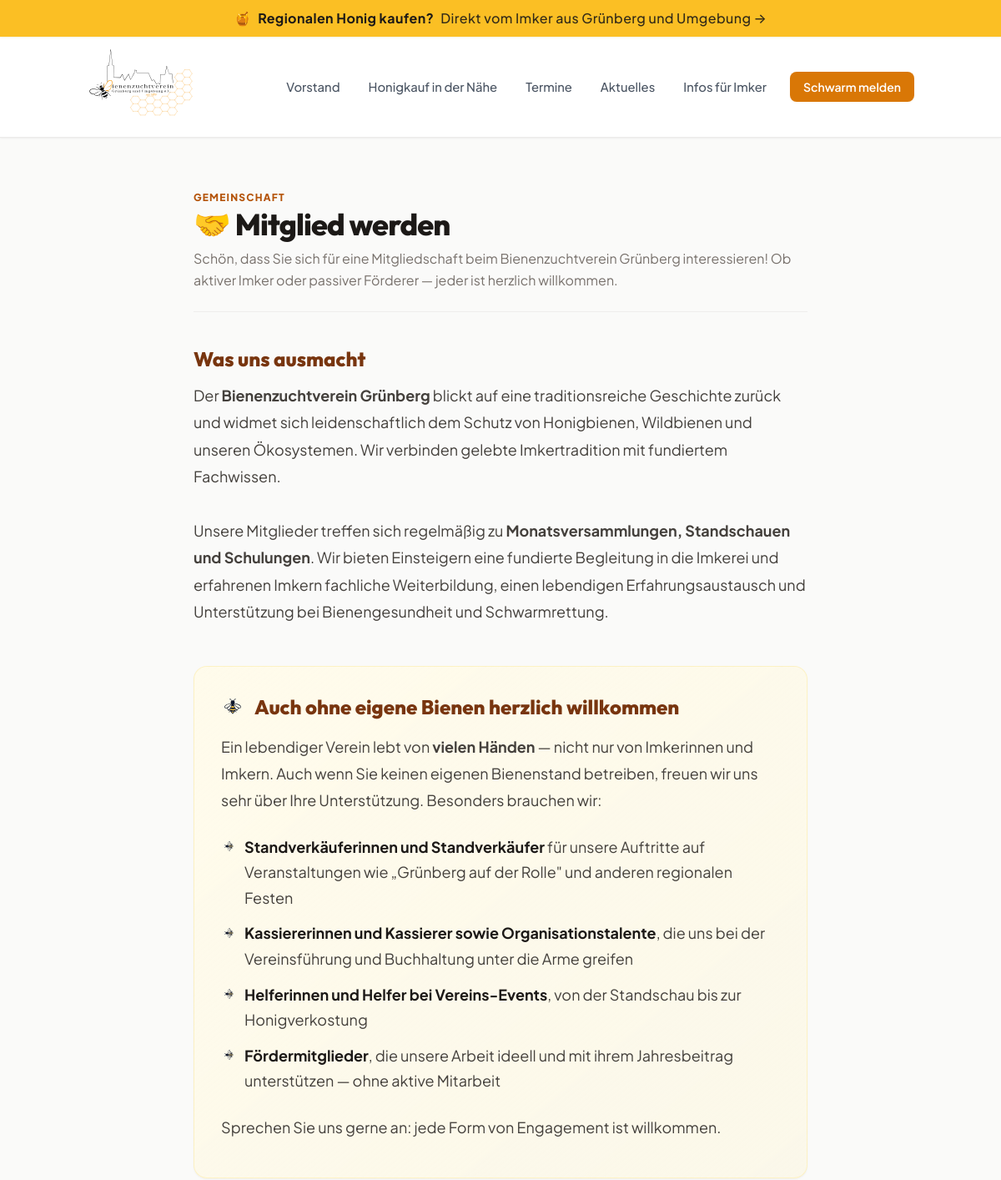
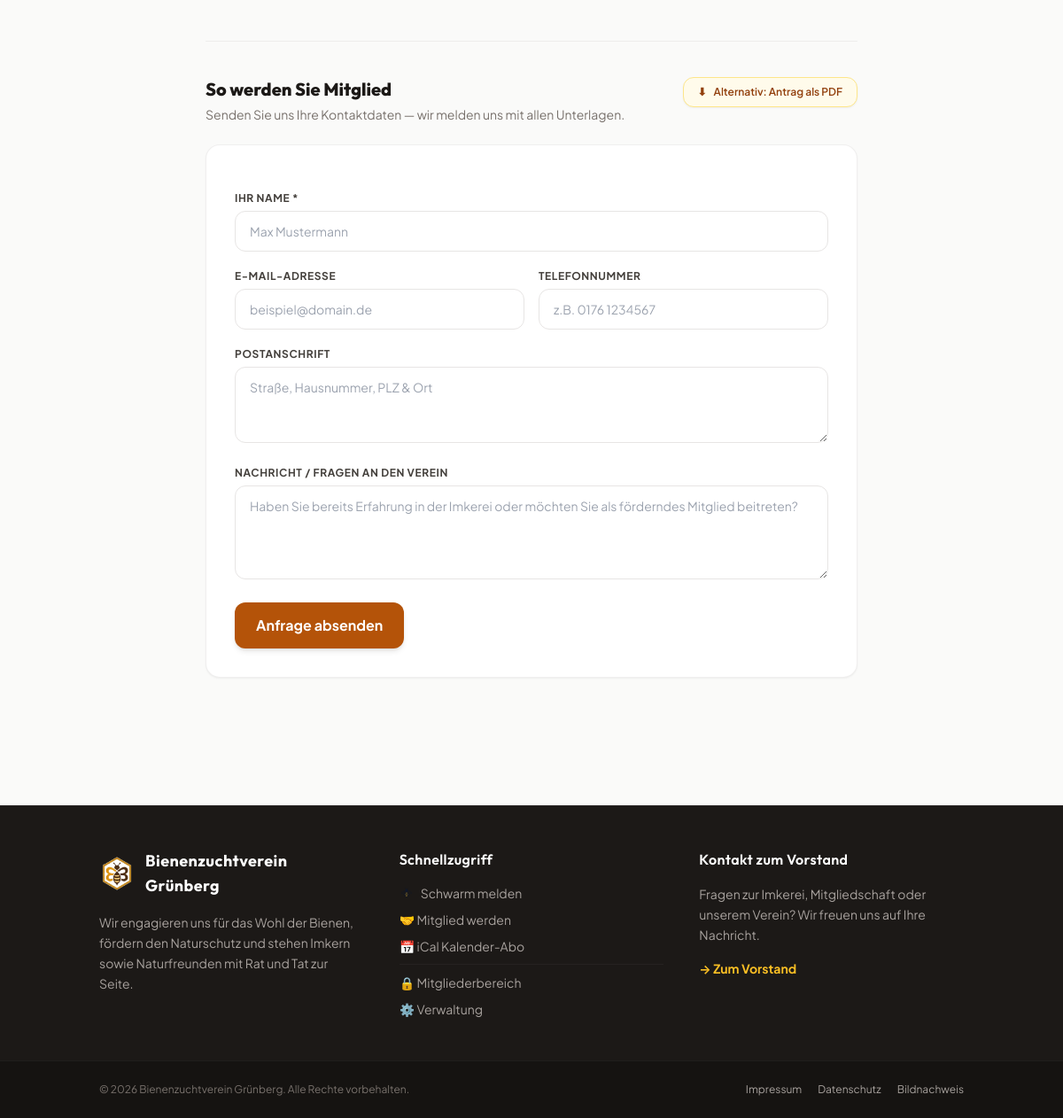
The app's page /mitglied-werden.php with its own data (2 pictures, top to bottom).
### tables this page shows
CREATE TABLE page_blocks (
    slug          VARCHAR(100) NOT NULL,
    title         VARCHAR(255) DEFAULT NULL,
    body          MEDIUMTEXT,
    updated_at    DATETIME NOT NULL DEFAULT CURRENT_TIMESTAMP ON UPDATE CURRENT_TIMESTAMP,
    updated_by    INT UNSIGNED DEFAULT NULL,
    PRIMARY KEY (slug)
);

### library/Helpers.php (called while the page is built, shortened)
<?php
function h(?string $s): string
{
    return htmlspecialchars((string)$s, ENT_QUOTES | ENT_SUBSTITUTE, 'UTF-8');
}
function clean_html(?string $html): string
{
    $allowed = '<p><br><strong><em><b><i><u><ul><ol><li><a><h1><h2><h3><h4><blockquote><div><del><pre><code>';
    $clean = strip_tags($html, $allowed);
    $clean = preg_replace_callback('/<a\s+([^>]*)>/i', static function ($m) {
        $attrs = $m[1];
        $href  = '';
        if (preg_match('/href\s*=\s*"([^"]*)"/i', $attrs, $hm)) $href = $hm[1];
        elseif (preg_match("/href\s*=\s*'([^']*)'/i", $attrs, $hm)) $href = $hm[1];
        if (!preg_match('#^(https?:|mailto:|tel:|/)#i', $href)) {
            return '';
        }
        $title  = '';
        if (preg_match('/title\s*=\s*"([^"]*)"/i', $attrs, $tm)) $title = $tm[1];
        $target = (preg_match('/target\s*=\s*"_blank"/i', $attrs)) ? ' target="_blank" rel="noopener noreferrer"' : '';
        return '<a href="' . h($href) . '"' . ($title ? ' title="' . h($title) . '"' : '') . $target . '>';
    }, $clean) ?? '';
    return $clean;
}
function nav_active(string $path, string $current): string
{
    return ($path === $current) ? ' aria-current="page" class="font-semibold text-amber-700"' : '';
}
function webcal_url(string $path = '/termine.ics'): string
{
    $host = $_SERVER['HTTP_HOST'] ?? 'bienenzuchtverein-gruenberg.de';
    return 'webcal://' . $host . $path;
}
function block(string $slug, string $default = ''): string
{
    static $cache = [];
    if (!array_key_exists($slug, $cache)) {
        try {
            $stmt = Database::pdo()->prepare("SELECT body FROM page_blocks WHERE slug = ?");
            $stmt->execute([$slug]);
            $cache[$slug] = $stmt->fetchColumn();
        } catch (Throwable $e) {
            $cache[$slug] = false;
        }
    }
    return $cache[$slug] !== false ? (string)$cache[$slug] : $default;
}
function block_html(string $slug, string $default = ''): string
{
    return clean_html(block($slug, $default));
}
function lib_autoload(string $class): void
{
    $file = __DIR__ . '/' . $class . '.php';
}

### library/Database.php (called while the page is built, shortened)
<?php
final class Database
{
    private static ?PDO $pdo = null;
    public static function pdo(): PDO
    {
        if (self::$pdo !== null) {
            return self::$pdo;
        }
        if (defined('DB_SOCKET') && DB_SOCKET) {
            $dsn = sprintf('mysql:unix_socket=%s;dbname=%s;charset=utf8mb4', DB_SOCKET, DB_NAME);
        } else {
            $dsn = sprintf('mysql:host=%s;port=%d;dbname=%s;charset=utf8mb4',
                DB_HOST, DB_PORT, DB_NAME);
        }
        self::$pdo = new PDO($dsn, DB_USER, DB_PASS, [
            PDO::ATTR_ERRMODE            => PDO::ERRMODE_EXCEPTION,
            PDO::ATTR_DEFAULT_FETCH_MODE => PDO::FETCH_ASSOC,
            PDO::ATTR_EMULATE_PREPARES   => false,
            (defined('Pdo\Mysql::ATTR_INIT_COMMAND') ? \Pdo\Mysql::ATTR_INIT_COMMAND : PDO::MYSQL_ATTR_INIT_COMMAND)
                => 'SET NAMES utf8mb4 COLLATE utf8mb4_unicode_ci',
        ]);
        return self::$pdo;
    }
}

### public/mitglied-werden.php (the view, shortened to what this page needs)
<?php
$sent  = false;
Templates::header('Mitglied werden', '/mitglied-werden.php');
?>
<section class="max-w-3xl mx-auto px-4 py-12 md:py-16">
  <div class="border-b border-stone-200/60 pb-6 mb-10">
    <div class="text-xs uppercase tracking-widest text-honey-700 font-extrabold mb-1" data-edit-resource="page_blocks" data-edit-id="mitglied.eyebrow">
      <?= h(block('mitglied.eyebrow', 'Gemeinschaft')) ?>
    </div>
    <h1 class="text-3xl md:text-4xl font-display font-extrabold text-stone-900 tracking-tight" data-edit-resource="page_blocks" data-edit-id="mitglied.title">
      <?= h(block('mitglied.title', '🤝 Mitglied werden')) ?>
    </h1>
    <p class="text-stone-500 mt-2 text-base leading-relaxed" data-edit-resource="page_blocks" data-edit-id="mitglied.intro">
      <?= h(block('mitglied.intro', 'Schön, dass Sie sich für eine Mitgliedschaft beim Bienenzuchtverein Grünberg interessieren! Ob aktiver Imker oder passiver Förderer — jeder ist herzlich willkommen.')) ?>
    </p>
  </div>
  <section class="mb-12">
    <h2 class="text-2xl font-display font-extrabold text-honey-900 mb-3" data-edit-resource="page_blocks" data-edit-id="mitglied.verein.title">
      <?= h(block('mitglied.verein.title', 'Was uns ausmacht')) ?>
    </h2>
    <div class="prose-bzv text-stone-700 leading-relaxed [&>p]:my-3" data-edit-resource="page_blocks" data-edit-id="mitglied.verein.body">
      <?= block_html('mitglied.verein.body', '') ?>
    </div>
  </section>
  <section class="mb-12 bg-gradient-to-br from-amber-50 to-amber-100/30 border border-amber-200/40 rounded-2xl p-6 md:p-8 shadow-sm">
    <h2 class="text-xl md:text-2xl font-display font-extrabold text-honey-900 flex items-center gap-3" data-edit-resource="page_blocks" data-edit-id="mitglied.rollen.title">
      <img src="/assets/bee.svg" alt="" class="w-7 h-7 shrink-0">
      <span><?= h(block('mitglied.rollen.title', 'Auch ohne eigene Bienen herzlich willkommen')) ?></span>
    </h2>
    <div class="prose-bzv mt-4 text-stone-700 leading-relaxed [&>p]:my-3" data-edit-resource="page_blocks" data-edit-id="mitglied.rollen.body">
      <?= block_html('mitglied.rollen.body', '') ?>
    </div>
  </section>
  <section id="formular" class="scroll-mt-24 border-t border-stone-200/60 pt-10">
    <?php if ($sent): ?>
      <div class="bg-emerald-50 border border-emerald-200 text-emerald-950 rounded-2xl p-6 md:p-8 text-center shadow-sm">
        <span class="text-4xl">🎉</span>
        <h3 class="font-display font-extrabold text-emerald-900 text-xl mt-3" data-edit-resource="page_blocks" data-edit-id="mitglied.success.title">
          <?= h(block('mitglied.success.title', 'Anfrage erfolgreich übermittelt!')) ?>
        </h3>
        <p class="text-sm mt-2 leading-relaxed text-emerald-800" data-edit-resource="page_blocks" data-edit-id="mitglied.success.body">
          <?= h(block('mitglied.success.body', 'Vielen Dank für Ihr Interesse! Wir haben Ihre Beitrittsanfrage erhalten und werden uns in Kürze mit den entsprechenden Unterlagen bei Ihnen melden.')) ?>
        </p>
      </div>
    <?php else: ?>
      <div class="flex flex-col sm:flex-row sm:items-start sm:justify-between gap-4 mb-6">
        <div>
          <h2 class="text-xl font-display font-extrabold text-stone-900" data-edit-resource="page_blocks" data-edit-id="mitglied.form.title">
            <?= h(block('mitglied.form.title', 'So werden Sie Mitglied')) ?>
          </h2>
          <p class="text-sm text-stone-500 mt-1">
            Senden Sie uns Ihre Kontaktdaten — wir melden uns mit allen Unterlagen.
          </p>
        </div>
        <a href="/downloads/mitgliedsantrag.pdf"
           class="inline-flex items-center gap-2 shrink-0 bg-amber-50 hover:bg-amber-100 border border-amber-200 text-honey-800 font-semibold px-4 py-2 rounded-xl text-xs transition-colors shadow-sm">
          <span>⬇</span> Alternativ: Antrag als PDF
        </a>
      </div>
      <form method="post" class="space-y-5 bg-white border border-stone-200/60 rounded-2xl p-6 md:p-8 shadow-sm">
        <div>
          <label class="block text-stone-700 text-xs font-bold uppercase tracking-wider mb-1.5">Ihr Name *</label>
          <input type="text" name="name" required placeholder="Max Mustermann"
                 class="w-full border border-stone-200 rounded-xl px-4 py-3 text-sm focus:border-honey-500 focus:ring-2 focus:ring-honey-200/50 transition-all outline-none">
        </div>
        <div class="grid sm:grid-cols-2 gap-4">
          <div>
            <label class="block text-stone-700 text-xs font-bold uppercase tracking-wider mb-1.5">E-Mail-Adresse</label>
            <input type="email" name="email" placeholder="beispiel@domain.de"
                   class="w-full border border-stone-200 rounded-xl px-4 py-3 text-sm focus:border-honey-500 focus:ring-2 focus:ring-honey-200/50 transition-all outline-none">
          </div>
          <div>
            <label class="block text-stone-700 text-xs font-bold uppercase tracking-wider mb-1.5">Telefonnummer</label>
            <input type="tel" name="phone" placeholder="z.B. 0176 1234567"
                   class="w-full border border-stone-200 rounded-xl px-4 py-3 text-sm focus:border-honey-500 focus:ring-2 focus:ring-honey-200/50 transition-all outline-none">
          </div>
        </div>
        <div>
          <label class="block text-stone-700 text-xs font-bold uppercase tracking-wider mb-1.5">Postanschrift</label>
          <textarea name="address" rows="3" placeholder="Straße, Hausnummer, PLZ & Ort"
                    class="w-full border border-stone-200 rounded-xl px-4 py-3 text-sm focus:border-honey-500 focus:ring-2 focus:ring-honey-200/50 transition-all outline-none"></textarea>
        </div>
        <div>
          <label class="block text-stone-700 text-xs font-bold uppercase tracking-wider mb-1.5">Nachricht / Fragen an den Verein</label>
          <textarea name="note" rows="4" placeholder="Haben Sie bereits Erfahrung in der Imkerei oder möchten Sie als förderndes Mitglied beitreten?"
                    class="w-full border border-stone-200 rounded-xl px-4 py-3 text-sm focus:border-honey-500 focus:ring-2 focus:ring-honey-200/50 transition-all outline-none"></textarea>
        </div>
        <button type="submit"
                class="w-full sm:w-auto bg-honey-700 hover:bg-honey-800 text-white font-bold px-6 py-3.5 rounded-xl shadow-md transition-all active:scale-98">
          Anfrage absenden
        </button>
      </form>
    <?php endif; ?>
  </section>
</section>
<?php Templates::footer(); ?>

### library/Templates.php (shortened to what this page needs)
<?php
final class Templates
{
    public static function header(string $pageTitle = '', string $currentPath = '/'): void
    {
        ?>
<!DOCTYPE html>
<html lang="de" class="scroll-smooth">
<head>
    <script src="https://cdn.tailwindcss.com"></script>
</head>
<body class="min-h-screen bg-stone-50 text-stone-900 font-sans flex flex-col antialiased">
<a href="/imker.php" class="relative block bg-gradient-to-r from-amber-400 via-honey-400 to-amber-400 text-stone-900 text-center py-2.5 px-4 font-bold tracking-wide shadow-sm hover:brightness-105 transition duration-150 z-50">
  <div class="max-w-5xl mx-auto flex items-center justify-center gap-2 text-sm sm:text-base">
    <span class="text-base">🍯</span>
    <span data-edit-resource="page_blocks" data-edit-id="banner.honig.text">
      <?= h(block('banner.honig.text', 'Regionalen Honig kaufen?')) ?>
    </span>
    <span class="hidden sm:inline font-medium text-stone-900/90" data-edit-resource="page_blocks" data-edit-id="banner.honig.suffix">
      <?= h(block('banner.honig.suffix', 'Direkt vom Imker aus Grünberg und Umgebung →')) ?>
    </span>
  </div>
</a>
<header class="sticky top-0 bg-white/90 backdrop-blur-md border-b border-stone-200/80 shadow-sm z-40 transition-all duration-300">
  <div class="max-w-5xl mx-auto px-4 py-3 flex items-center justify-between">
    <a href="/" class="flex items-center group" aria-label="Zur Startseite">
      <img src="/assets/logo.svg" alt="<?= h(SITE_NAME) ?>"
           class="h-20 md:h-24 w-auto group-hover:scale-[1.02] transition-transform duration-200"
           width="1836" height="1336">
    </a>
    <nav class="hidden md:flex items-center gap-1.5">
      <a href="/vorstand.php"<?= nav_active('/vorstand.php', $currentPath) ?>>Vorstand</a>
      <a href="/imker.php"<?= nav_active('/imker.php', $currentPath) ?>>Honigkauf in der Nähe</a>
      <a href="/termine.php"<?= nav_active('/termine.php', $currentPath) ?>>Termine</a>
      <a href="/aktuelles.php"<?= nav_active('/aktuelles.php', $currentPath) ?>>Aktuelles</a>
      <a href="/infos.php"<?= nav_active('/infos.php', $currentPath) ?>>Infos für Imker</a>
      <a href="/schwarm.php" class="ml-2 bg-amber-600 hover:bg-amber-700 text-white font-semibold px-4 py-2 rounded-lg text-sm transition-all shadow-sm hover:shadow shadow-amber-600/10">Schwarm melden</a>
    </nav>
  </div>
</header>
<main class="flex-1">
<?php
    }
    public static function footer(): void
    {
        ?>
</main>
<footer class="mt-20 bg-stone-900 border-t border-stone-800 text-stone-400 text-sm">
  <div class="max-w-5xl mx-auto px-6 py-12 grid sm:grid-cols-3 gap-10">
    <div class="space-y-4">
      <div class="flex items-center gap-3">
        <img src="/assets/favicon.png" alt="" class="w-10 h-10 object-contain shrink-0" width="256" height="256">
        <span class="font-display font-bold text-white text-lg tracking-wide"><?= h(SITE_NAME) ?></span>
      </div>
      <p class="text-stone-400 leading-relaxed max-w-xs">
        Wir engagieren uns für das Wohl der Bienen, fördern den Naturschutz und stehen Imkern sowie Naturfreunden mit Rat und Tat zur Seite.
      </p>
    </div>
    <div>
      <div class="font-display font-semibold text-white text-base tracking-wide mb-4" data-edit-resource="page_blocks" data-edit-id="footer.quicklinks.title">
        <?= h(block('footer.quicklinks.title', 'Schnellzugriff')) ?>
      </div>
      <ul class="space-y-2.5">
        <li><a href="/schwarm.php" class="hover:text-amber-400 transition-colors flex items-center gap-2"><img src="/assets/bee.svg" alt="" class="w-4 h-4">Schwarm melden</a></li>
        <li><a href="/mitglied-werden.php" class="hover:text-amber-400 transition-colors flex items-center gap-2">🤝 Mitglied werden</a></li>
        <li><a href="<?= h(webcal_url('/termine.ics')) ?>" class="hover:text-amber-400 transition-colors flex items-center gap-2">📅 iCal Kalender-Abo</a></li>
        <li><a href="/mitglieder/" class="hover:text-amber-400 transition-colors flex items-center gap-2 border-t border-stone-800/80 pt-2.5 mt-2">🔒 Mitgliederbereich</a></li>
        <li><a href="/admin/login.php" class="hover:text-amber-400 transition-colors flex items-center gap-2">⚙️ Verwaltung</a></li>
      </ul>
    </div>
    <div class="space-y-4">
      <div class="font-display font-semibold text-white text-base tracking-wide" data-edit-resource="page_blocks" data-edit-id="footer.kontakt.title">
        <?= h(block('footer.kontakt.title', 'Kontakt zum Vorstand')) ?>
      </div>
      <p class="text-stone-400 leading-relaxed" data-edit-resource="page_blocks" data-edit-id="footer.kontakt.body">
        <?= h(block('footer.kontakt.body', 'Fragen zur Imkerei, Mitgliedschaft oder unserem Verein? Wir freuen uns auf Ihre Nachricht.')) ?>
      </p>
      <a href="/vorstand.php" class="inline-flex items-center gap-2 text-amber-400 hover:text-amber-300 font-bold transition-colors">
        → Zum Vorstand
      </a>
    </div>
  </div>
  <div class="border-t border-stone-800/60 bg-stone-950/40">
    <div class="max-w-5xl mx-auto px-6 py-6 flex flex-col sm:flex-row items-center justify-between gap-4 text-xs">
      <span class="text-stone-500">© <?= date('Y') ?> <?= h(SITE_NAME) ?>. Alle Rechte vorbehalten.</span>
      <span class="space-x-4">
        <a href="/impressum.php" class="hover:text-white transition-colors">Impressum</a>
        <a href="/datenschutz.php" class="hover:text-white transition-colors">Datenschutz</a>
        <a href="/bildnachweis.php" class="hover:text-white transition-colors">Bildnachweis</a>
      </span>
    </div>
  </div>
</footer>
</body>
</html>
<?php
    }
}

### records on screen
page_blocks: body "Regionalen Honig kaufen?"
page_blocks: body "Direkt vom Imker aus Grünberg und Umgebung →"
page_blocks: body "GEMEINSCHAFT"
page_blocks: body "🤝 Mitglied werden"
page_blocks: body "Schön, dass Sie sich für eine Mitgliedschaft beim Bienenzuchtverein Grünberg interessieren! Ob aktiver Imker oder passiver Förderer — jeder ist herzlich willkommen."
page_blocks: body "Was uns ausmacht"
page_blocks: body "Der Bienenzuchtverein Grünberg blickt auf eine traditionsreiche Geschichte zurück und widmet sich leidenschaftlich dem Schutz von Honigbienen, Wildbienen und unseren Ökosystemen. Wir verbinden gelebte Imkertradition mit fundiertem Fachwissen. Unsere Mitglieder treffen sich regelmäßig zu Monatsversammlungen, Standschauen und Schulungen . Wir bieten Einsteigern eine fundierte Begleitung in die Imkerei und erfahrenen Imkern fachliche Weiterbildung, einen lebendigen Erfahrungsaustausch und Unterstützung bei Bienengesundheit und Schwarmrettung."
page_blocks: body "Auch ohne eigene Bienen herzlich willkommen"
page_blocks: body "Ein lebendiger Verein lebt von vielen Händen — nicht nur von Imkerinnen und Imkern. Auch wenn Sie keinen eigenen Bienenstand betreiben, freuen wir uns sehr über Ihre Unterstützung. Besonders brauchen wir: Standverkäuferinnen und Standverkäufer für unsere Auftritte auf Veranstaltungen wie „Grünberg auf der Rolle\" und anderen regionalen Festen Kassiererinnen und Kassierer sowie Organisationstalente , die uns bei der Vereinsführung und Buchhaltung unter die Arme greifen Helferinnen und Helfer bei Vereins-Events , von der Standschau bis zur Honigverkostung Fördermitglieder , die unsere Arbeit ideell und mit ihrem Jahresbeitrag unterstützen — ohne aktive Mitarbeit Sprechen Sie uns gerne an: jede…"
page_blocks: body "So werden Sie Mitglied"
page_blocks: body "Schnellzugriff"
page_blocks: body "Kontakt zum Vorstand"
page_blocks: body "Fragen zur Imkerei, Mitgliedschaft oder unserem Verein? Wir freuen uns auf Ihre Nachricht."

### other values on screen
SITE_NAME "Bienenzuchtverein Grünberg"
